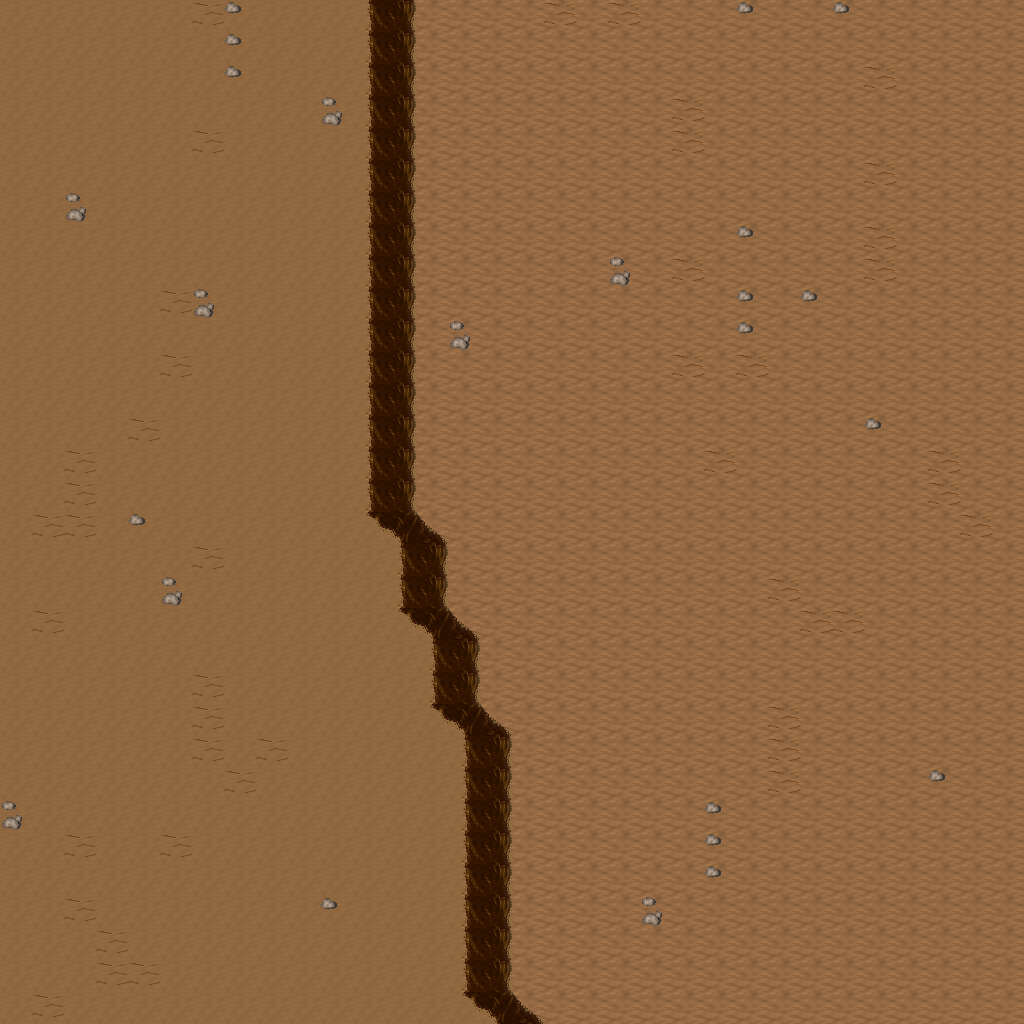

A 2D game scene composited from a Tiled map and its tileset images. What follows is a short description and the map's XML, with each tile layer's data collapsed to a summary:
An orthogonal 32x32 tile map with 32x32 px tiles, 5 tile layers (Ground, Objects, Objects2, Above, ...), 1 hidden layer not drawn, 17 tilesets.

<map version="1.10" tiledversion="1.11.0" orientation="orthogonal" renderorder="right-down" width="32" height="32" tilewidth="32" tileheight="32" infinite="0" nextlayerid="11" nextobjectid="1">
 <tileset firstgid="1" name="ground_ground" tilewidth="32" tileheight="32" tilecount="33" columns="3">
  <image source="../drawable/ground_ground.png" width="96" height="352" />
 </tileset>
 <tileset firstgid="34" name="ground_rock_pebbles" tilewidth="32" tileheight="32" tilecount="3" columns="1">
  <image source="../drawable/ground_rock_pebbles.png" width="32" height="96" />
 </tileset>
 <tileset firstgid="37" name="ground_grass_edges" tilewidth="32" tileheight="32" tilecount="36" columns="12">
  <image source="../drawable/ground_grass_edges.png" width="384" height="96" />
 </tileset>
 <tileset firstgid="73" name="plant_flower_daisy_white" tilewidth="32" tileheight="32" tilecount="8" columns="2">
  <image source="../drawable/plant_flower_daisy_white.png" width="64" height="128" />
 </tileset>
 <tileset firstgid="81" name="ground_ridge_earth_dark" tilewidth="32" tileheight="32" tilecount="96" columns="12">
  <image source="../drawable/ground_ridge_earth_dark.png" width="384" height="256" />
 </tileset>
 <tileset firstgid="177" name="plant_grasses" tilewidth="32" tileheight="32" tilecount="6" columns="3">
  <image source="../drawable/plant_grasses.png" width="96" height="64" />
 </tileset>
 <tileset firstgid="183" name="ground_earth_edges" tilewidth="32" tileheight="32" tilecount="18" columns="6">
  <image source="../drawable/ground_earth_edges.png" width="192" height="96" />
 </tileset>
 <tileset firstgid="201" name="ground_pothole" tilewidth="32" tileheight="32" tilecount="4" columns="4">
  <image source="../drawable/ground_pothole.png" width="128" height="32" />
 </tileset>
 <tileset firstgid="205" name="item_statue_green_stone_3" tilewidth="32" tileheight="32" tilecount="3" columns="1">
  <image source="../drawable/item_statue_green_stone_3.png" width="32" height="96" />
 </tileset>
 <tileset firstgid="208" name="ground_rock_rocks_2" tilewidth="32" tileheight="32" tilecount="4" columns="2">
  <image source="../drawable/ground_rock_rocks_2.png" width="64" height="64" />
 </tileset>
 <tileset firstgid="212" name="logic_creature_animal" tilewidth="32" tileheight="32" tilecount="32" columns="8">
  <image source="../drawable/logic_creature_animal.png" width="256" height="128" />
 </tileset>
 <tileset firstgid="244" name="logic_collision" tilewidth="32" tileheight="32" tilecount="1" columns="1">
  <image source="../drawable/logic_collision.png" width="32" height="32" />
 </tileset>
 <tileset firstgid="245" name="plant_tree_taller_trees" tilewidth="32" tileheight="32" tilecount="32" columns="8">
  <image source="../drawable/plant_tree_taller_trees.png" width="256" height="128" />
 </tileset>
 <tileset firstgid="277" name="plant_tree_spruce" tilewidth="32" tileheight="32" tilecount="6" columns="2">
  <image source="../drawable/plant_tree_spruce.png" width="64" height="96" />
 </tileset>
 <tileset firstgid="283" name="plant_bush_bush_mult_colored" tilewidth="32" tileheight="32" tilecount="6" columns="3">
  <image source="../drawable/plant_bush_bush_mult_colored.png" width="96" height="64" />
 </tileset>
 <tileset firstgid="289" name="plant_tree_pine_tree" tilewidth="32" tileheight="32" tilecount="20" columns="4">
  <image source="../drawable/plant_tree_pine_tree.png" width="128" height="160" />
 </tileset>
 <tileset firstgid="309" name="plant_tree_pine_tree_1" tilewidth="32" tileheight="32" tilecount="20" columns="4">
  <image source="../drawable/plant_tree_pine_tree_1.png" width="128" height="160" />
 </tileset>
 <layer id="1" name="Ground" width="32" height="32">
  <data>[1024 cells, 1024 non-empty, 2 distinct tile ids]</data>
 </layer>
 <layer id="2" name="Objects" width="32" height="32">
  <data>[1024 cells, 136 non-empty, 8 distinct tile ids]</data>
 </layer>
 <layer id="3" name="Objects2" width="32" height="32">
  <data>[1024 cells, 0 non-empty, 0 distinct tile ids]</data>
 </layer>
 <layer id="4" name="Above" width="32" height="32">
  <data>[1024 cells, 0 non-empty, 0 distinct tile ids]</data>
 </layer>
 <layer id="5" name="Above2" width="32" height="32">
  <data>[1024 cells, 0 non-empty, 0 distinct tile ids]</data>
 </layer>
 <layer id="6" name="Walkable" width="32" height="32" visible="0">
  <data>[1024 cells, 64 non-empty, 1 distinct tile ids]</data>
 </layer>
 <objectgroup id="7" name="Mapevents" />
 <objectgroup id="8" name="Spawn" />
 <objectgroup id="9" name="Keys" />
 <objectgroup id="10" name="Replace" />
</map>
